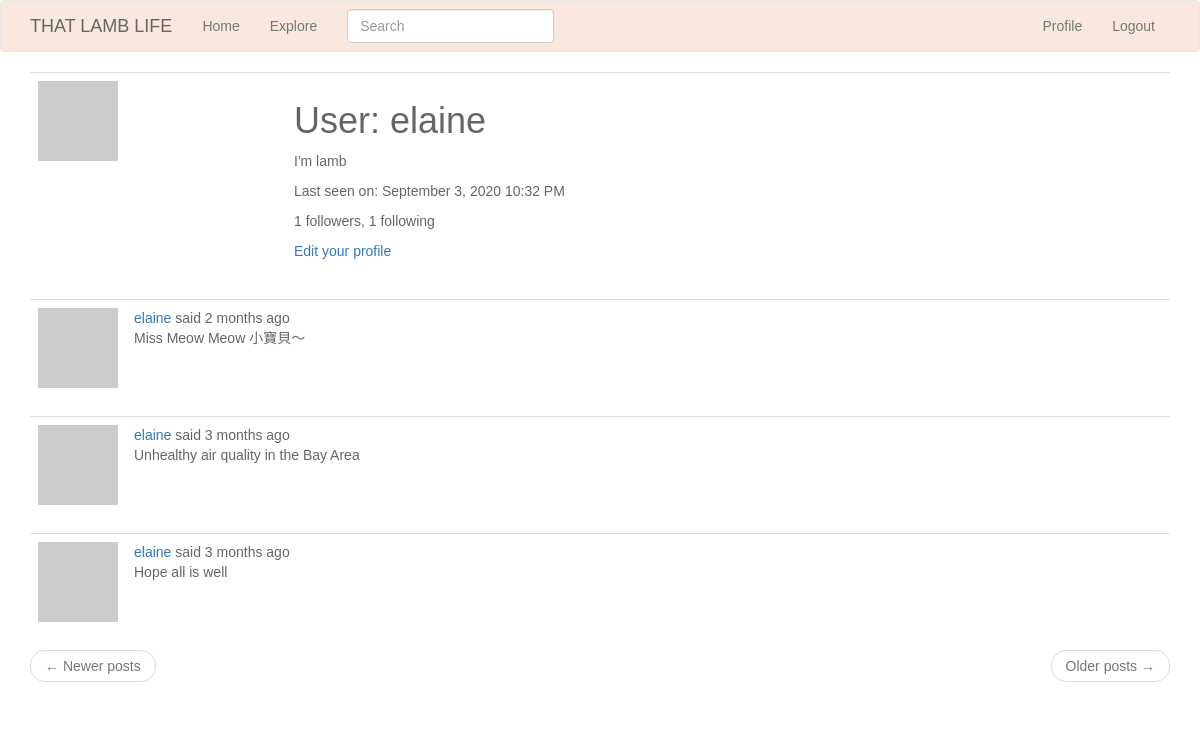
Before: /user/elaine (signed in) with the older database file.
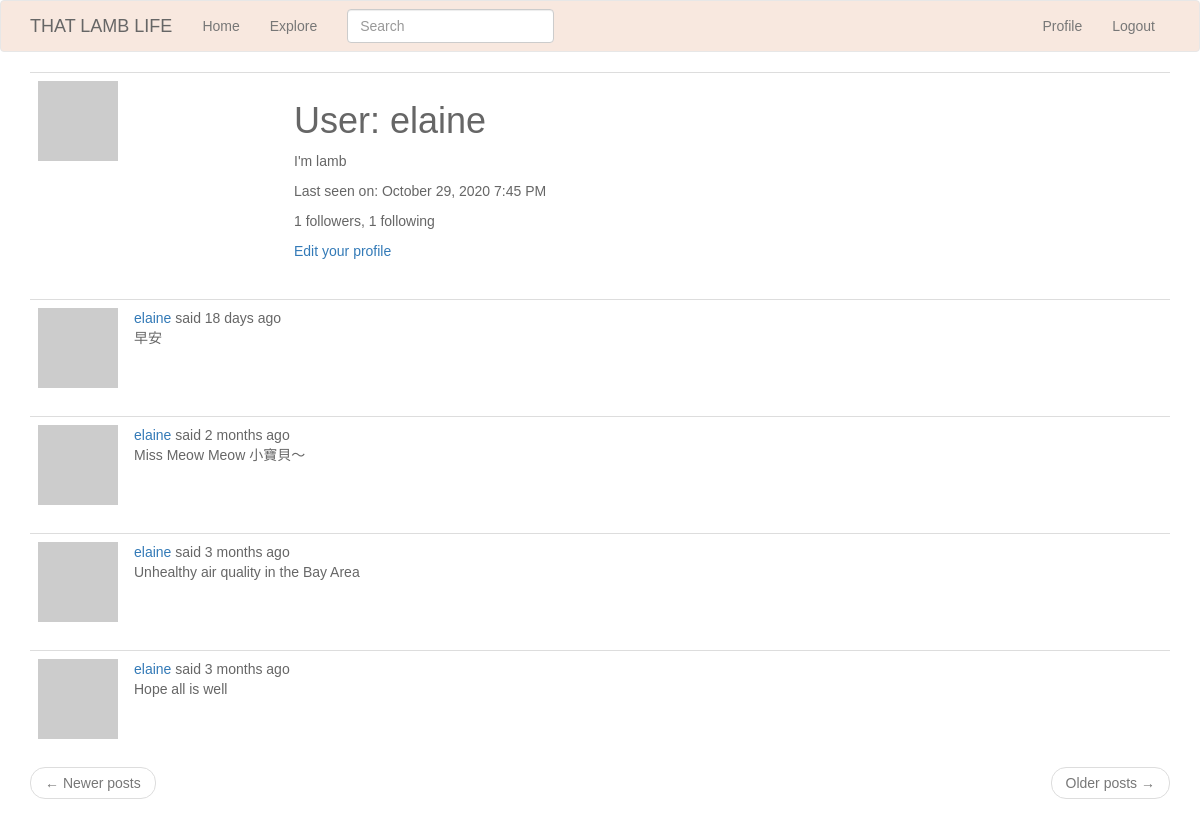
After: the same page with the newer database file.
### app/models.py (models this page shows, shortened)
class User(UserMixin, db.Model):
    id = db.Column(db.Integer, primary_key=True)
    username = db.Column(db.String(64), index=True, unique=True)
    email = db.Column(db.String(120), index=True, unique=True)
    password_hash = db.Column(db.String(128))
    posts = db.relationship('Post', backref='author', lazy='dynamic')
    about_me = db.Column(db.String(140))
    last_seen = db.Column(db.DateTime, default=datetime.utcnow)
    followed = db.relationship(
        'User', secondary=followers,
        primaryjoin=(followers.c.follower_id == id),
        secondaryjoin=(followers.c.followed_id == id),
        backref=db.backref('followers', lazy='dynamic'), lazy='dynamic')
    def avatar(self, size):
        digest = md5(self.email.lower().encode('utf-8')).hexdigest()
        return 'https://www.gravatar.com/avatar/{}?d=identicon&s={}'.format(
            digest, size)

class SearchableMixin(object):
    @classmethod
    def before_commit(cls, session):
        session._changes = {
            'add': list(session.new),
            'update': list(session.dirty),
            'delete': list(session.deleted)
        }
    @classmethod
    def after_commit(cls, session):
        for obj in session._changes['add']:
            if isinstance(obj, SearchableMixin):
                add_to_index(obj.__tablename__, obj)
        for obj in session._changes['update']:
            if isinstance(obj, SearchableMixin):
                add_to_index(obj.__tablename__, obj)
        for obj in session._changes['delete']:
            if isinstance(obj, SearchableMixin):
                remove_from_index(obj.__tablename__, obj)
        session._changes = None

class Post(SearchableMixin, db.Model):
    __searchable__ = ['body']
    id = db.Column(db.Integer, primary_key=True)
    body = db.Column(db.String(140))
    timestamp = db.Column(db.DateTime, index=True, default=datetime.utcnow)
    user_id = db.Column(db.Integer, db.ForeignKey('user.id'))
    language = db.Column(db.String(5))

### app/main/routes.py (the view)
@bp.route('/user/<username>')
@login_required
def user(username):
    user = User.query.filter_by(username=username).first_or_404()
    page = request.args.get('page', 1, type=int)
    posts = user.posts.order_by(Post.timestamp.desc()).paginate(
        page, current_app.config['POSTS_PER_PAGE'], False)
    next_url = url_for('main.user', username=user.username,
                       page=posts.next_num) if posts.has_next else None
    prev_url = url_for('main.user', username=user.username,
                       page=posts.prev_num) if posts.has_prev else None
    form = EmptyForm()
    return render_template('user.html', user=user, posts=posts.items,
                           next_url=next_url, prev_url=prev_url, form=form)

### app/main/forms.py
class SearchForm(FlaskForm):
    q = StringField(_l('Search'), validators=[DataRequired()])
    def __init__(self, *args, **kwargs):
        if 'formdata' not in kwargs:
            kwargs['formdata'] = request.args
        if 'csrf_enabled' not in kwargs:
            kwargs['csrf_enabled'] = False
        super(SearchForm, self).__init__(*args, **kwargs)

class EmptyForm(FlaskForm):
    submit = SubmitField('Submit')

### app/main/routes.py (called while the page is built)
@bp.before_app_request
def before_request():
    if current_user.is_authenticated:
        current_user.last_seen = datetime.utcnow()
        db.session.commit()
        g.search_form = SearchForm()
    g.locale = str(get_locale())

### app/models.py (called while the page is built)
@login.user_loader
def load_user(id):
    return User.query.get(int(id))

### app/templates/user.html (shortened to what this page needs)
{% extends "base.html" %}
  {% block app_content %}
      <table class="table table-hover">
          <tr>
              <td width="256px"><img src="{{ user.avatar(256) }}"></td>
              <td>
                  <h1>{{ _('User') }}: {{ user.username }}</h1>
                  {% if user.about_me %}<p>{{ user.about_me }}</p>{% endif %}
                  {% if user.last_seen %}
                  <p>{{ _('Last seen on') }}: {{ moment(user.last_seen).format('LLL') }}</p>
                  {% endif %}
                  <p>{{ _('%(count)d followers', count=user.followers.count()) }}, {{ _('%(count)d following', count=user.followed.count()) }}</p>
                  {% if user == current_user %}
                  <p><a href="{{ url_for('main.edit_profile') }}">{{ _('Edit your profile') }}</a></p>
                  {% endif %}
              </td>
          </tr>
      </table>
      {% for post in posts %}
          {% include '_post.html' %}
      {% endfor %}
      <nav aria-label="...">
          <ul class="pager">
              <li class="previous{% if not prev_url %} disabled{% endif %}">
                  <a href="{{ prev_url or '#' }}">
                      <span aria-hidden="true">&larr;</span> {{ _('Newer posts') }}
                  </a>
              </li>
              <li class="next{% if not next_url %} disabled{% endif %}">
                  <a href="{{ next_url or '#' }}">
                      {{ _('Older posts') }} <span aria-hidden="true">&rarr;</span>
                  </a>
              </li>
          </ul>
      </nav>
  {% endblock %}

### app/templates/base.html (shortened to what this page needs)
{% extends 'bootstrap/base.html' %}
    {% block styles %}
      {{super()}}
      <link rel="stylesheet"
            href="{{url_for('static', filename='style.css')}}">
    {% endblock %}
  {% block navbar %}
    <nav class="navbar navbar-default">
      <div class="container">
        <div class="navbar-header">
          <a class="navbar-brand" href="{{ url_for('main.index') }}">THAT LAMB LIFE</a>
        </div>
        <div class="collapse navbar-collapse" id="bs-example-navbar-collapse-1">
          <ul class="nav navbar-nav">
            <li><a href="{{ url_for('main.index') }}">{{ _('Home') }}</a></li>
            <li><a href="{{ url_for('main.explore') }}">{{ _('Explore') }}</a></li>
          </ul>
          {% if g.search_form %}
            <form class="navbar-form navbar-left" method="get" action="{{ url_for('main.search') }}">
              <div class="form-group">
                {{ g.search_form.q(size=20, class='form-control', placeholder=g.search_form.q.label.text) }}
              </div>
            </form>
          {% endif %}
          <ul class="nav navbar-nav navbar-right">
            {% if current_user.is_anonymous %}
              <li><a href="{{ url_for('auth.login') }}">{{ _('Login') }}</a></li>
            {% else %}
              <li><a href="{{ url_for('main.user', username=current_user.username) }}">{{ _('Profile') }}</a></li>
              <li><a href="{{ url_for('auth.logout') }}">{{ _('Logout') }}</a></li>
            {% endif %}
          </ul>
        </div>
      </div>
    </nav>
  {% endblock %}
  {% block content %}
    <div class="container">
        {% block app_content %}{% endblock %}
    </div>
  {% endblock %}

### app/templates/_post.html (shortened to what this page needs)
  <table class="table table-hover">
      <tr>
          <td width="70px">
                <a href="{{ url_for('main.user', username=post.author.username) }}">
                  <img src="{{ post.author.avatar(70) }}" />
              </a>
          </td>
          <td>
                {{ _('%(username)s said %(when)s',
                    username=user_link, when=moment(post.timestamp).fromNow()) }}
                <br>
                <span id="post{{ post.id }}">{{ post.body }}</span>
                {% if post.language and post.language != g.locale %}
                <br><br>
                {% endif %}
            </td>
        </tr>
    </table>

### app/static/style.css (style rules this page uses)
body { margin: 0; padding: 0; font-family: 'Arial', 'Microsoft JhengHei', sans-serif; color: #666; }
.navbar { background-color: #f8e8df; }
.navbar .navbar-brand { color: #666666; }
.navbar .navbar-collapse, .navbar .navbar-form { border-color: #666666; }

Changed rows visible on the page:
changed User "elaine": last_seen "September 3, 2020 10:32 PM" → "October 29, 2020 7:45 PM"
added Post: body "早安"
